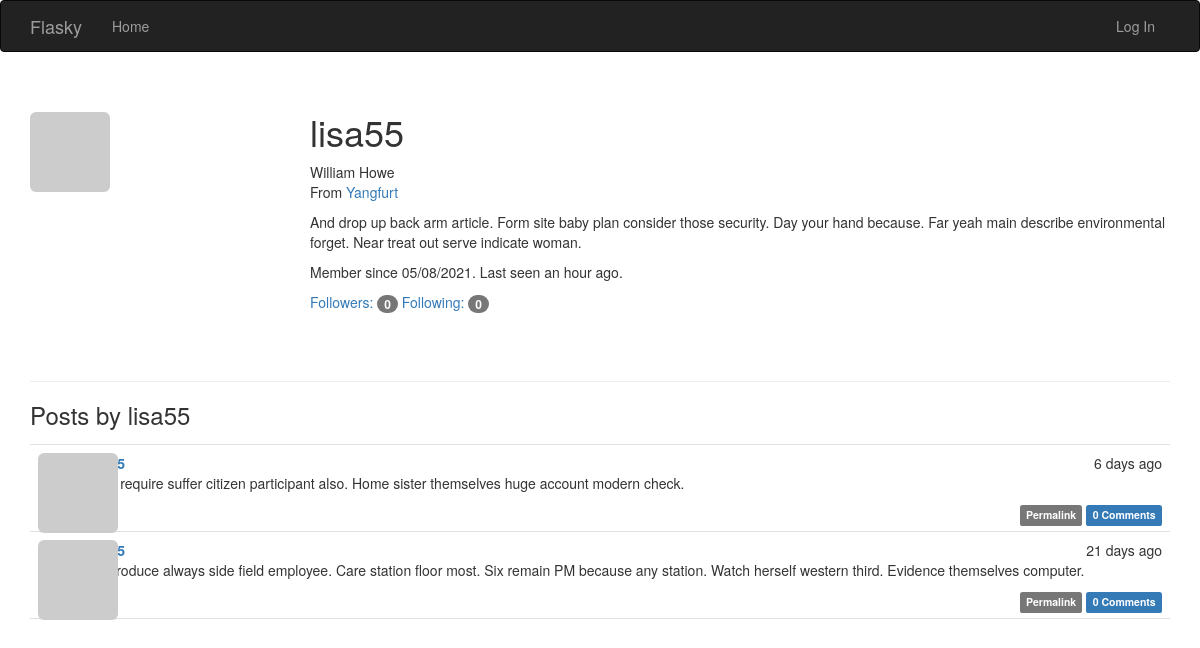
/user/lisa55, run on the app's committed database.
### app/models.py (models this page shows, shortened)
class User(UserMixin, db.Model):
    __tablename__ = 'users'
    id = db.Column(db.Integer, primary_key=True)
    email = db.Column(db.String(64), unique=True, index=True)
    username = db.Column(db.String(64), unique=True, index=True)
    password_hash = db.Column(db.String(128))
    role_id = db.Column(db.Integer, db.ForeignKey('roles.id'))
    confirmed = db.Column(db.Boolean, default=False)
    name = db.Column(db.String(64))
    location = db.Column(db.String(64))
    about_me = db.Column(db.Text())
    member_since = db.Column(db.DateTime(), default=datetime.utcnow)
    last_seen = db.Column(db.DateTime(), default=datetime.utcnow)
    avatar_hash = db.Column(db.String(32))
    posts = db.relationship('Post', backref='author', lazy='dynamic')
    followed = db.relationship('Follow',
                               foreign_keys=[Follow.follower_id],
                               backref=db.backref('follower', lazy='joined'),
                               lazy='dynamic',
                               cascade='all, delete-orphan')
    followers = db.relationship('Follow',
                                foreign_keys=[Follow.followed_id],
                                backref=db.backref('followed', lazy='joined'),
                                lazy='dynamic',
                                cascade='all, delete-orphan')
    comments = db.relationship('Comment', backref='author', lazy='dynamic')
    @property
    def password(self):
        raise AttributeError('password is not a readable attribute')
    def gravatar(self, size=100, default='identicon', rating='g'):
        url = 'https://secure.gravatar.com/avatar'
        hash = self.avatar_hash or self.gravatar_hash()
        return '{url}/{hash}?s={size}&d={default}&r={rating}'.format(
            url=url, hash=hash, size=size, default=default, rating=rating)

class Post(db.Model):
    __tablename__ = 'posts'
    id = db.Column(db.Integer, primary_key=True)
    body = db.Column(db.Text)
    body_html = db.Column(db.Text)
    timestamp = db.Column(db.DateTime, index=True, default=datetime.utcnow)
    author_id = db.Column(db.Integer, db.ForeignKey('users.id'))
    comments = db.relationship('Comment', backref='post', lazy='dynamic')

### app/main/views.py (the view)
@main.route('/user/<username>')
def user(username):
    user = User.query.filter_by(username=username).first()
    if user is None:
        abort(404)
    posts = user.posts.order_by(Post.timestamp.desc()).all()
    return render_template('user.html', user=user, posts=posts)

### app/auth/views.py (called while the page is built)
@auth.before_app_request
def before_request():
    if current_user.is_authenticated:
        current_user.ping()
        if not current_user.confirmed \
                and request.endpoint \
                and request.blueprint != 'auth' \
                and request.endpoint != 'static':
            return redirect(url_for('auth.unconfirmed'))

@auth.before_app_request
def before_request():
    if current_user.is_authenticated \
            and not current_user.confirmed \
            and request.blueprint != 'auth' \
            and request.endpoint != 'static':
        return redirect(url_for('auth.unconfirmed'))

### app/main/__init__.py (called while the page is built)
@main.app_context_processor
def inject_permissions():
    return dict(Permission=Permission)

### app/models.py (called while the page is built)
    def can(self, permissions):
        return False

    def is_administrator(self):
        return False

### app/templates/user.html (shortened to what this page needs)
{% extends "base.html" %}
{% block page_content %}
<div class="page-header">
    <img class="img-rounded profile-thumbnail" src="{{ user.gravatar(size=256) }}">
    <div class="profile-header">
        <h1>{{ user.username }}</h1>
        {% if user.name or user.location %}
        <p>
            {% if user.name %}{{ user.name }}<br>{% endif %}
            {% if user.location %}
                From <a href="http://maps.google.com/?q={{ user.location }}">
                    {{ user.location }}
                </a><br>
            {% endif %}
        </p>
        {% endif %}
        {% if user.about_me %}<p>{{ user.about_me }}</p>{% endif %}
        <p>
            Member since {{ moment(user.member_since).format('L') }}.
            Last seen {{ moment(user.last_seen).fromNow() }}.
        </p>
        <p>
            <a href="{{ url_for('.followers', username=user.username) }}">Followers: <span class="badge">{{ user.followers.count() - 1 }}</span></a>
            <a href="{{ url_for('.followed_by', username=user.username) }}">Following: <span class="badge">{{ user.followed.count() - 1 }}</span></a>
        </p>
    </div>
</div>
<h3>Posts by {{ user.username }}</h3>
{% include '_posts.html' %}
{% endblock %}

### app/templates/_posts.html (shortened to what this page needs)
<ul class="posts">
    {% for post in posts %}
    <li class="post">
        <div class="post-thumbnail">
            <a href="{{ url_for('.user', username=post.author.username) }}">
                <img class="img-rounded profile-thumbnail" src="{{ post.author.gravatar(size=40) }}">
            </a>
        </div>
        <div class="post-content">
            <div class="post-date">{{ moment(post.timestamp).fromNow() }}</div>
            <div class="post-author"><a href="{{ url_for('.user', username=post.author.username) }}">{{ post.author.username }}</a></div>
            <div class="post-body">
                {% if post.body_html %}
                    {{ post.body_html | safe }}
                {% else %}
                    {{ post.body }}
                {% endif %}
            </div>
            <div class="post-footer">
                <a href="{{ url_for('.post', id=post.id) }}">
                    <span class="label label-default">Permalink</span>
                </a>
                <a href="{{ url_for('.post', id=post.id) }}#comments">
                    <span class="label label-primary"> {{ post.comments.count() }} Comments</span>
                </a>
            </div>
        </div>
    </li>
    {% endfor %}
</ul>

### app/static/styles.css (style rules this page uses)
.profile-thumbnail { position: absolute; }
.profile-header { min-height: 260px; margin-left: 280px; }
ul.posts { list-style-type: none; padding: 0px; margin: 16px 0px 0px 0px; border-top: 1px solid #e0e0e0; }
ul.posts li.post { padding: 8px; border-bottom: 1px solid #e0e0e0; }
div.post-date { float: right; }
div.post-author { font-weight: bold; }
div.post-thumbnail { position: absolute; }
div.post-content { margin-left: 48px; min-height: 48px; }
div.post-footer { text-align: right; }

### data on the page
User: username "lisa55", name "William Howe", location "Yangfurt", about_me "And drop up back arm article. Form site baby plan consider those security. Day your hand because. Far yeah main describe environmental forget. Near treat out serve indicate woman.", member_since "05/08/2021", last_seen "an hour ago"
Post: timestamp "6 days ago", body_html "Lose require suffer citizen participant also. Home sister themselves huge account modern check.", comments.count "0"
Post: timestamp "21 days ago", body_html "Fly produce always side field employee. Care station floor most. Six remain PM because any station. Watch herself western third. Evidence themselves computer.", comments.count "0"

### other printed values
{{ user.followers.count() - 1 }} "0"
{{ user.followed.count() - 1 }} "0"
